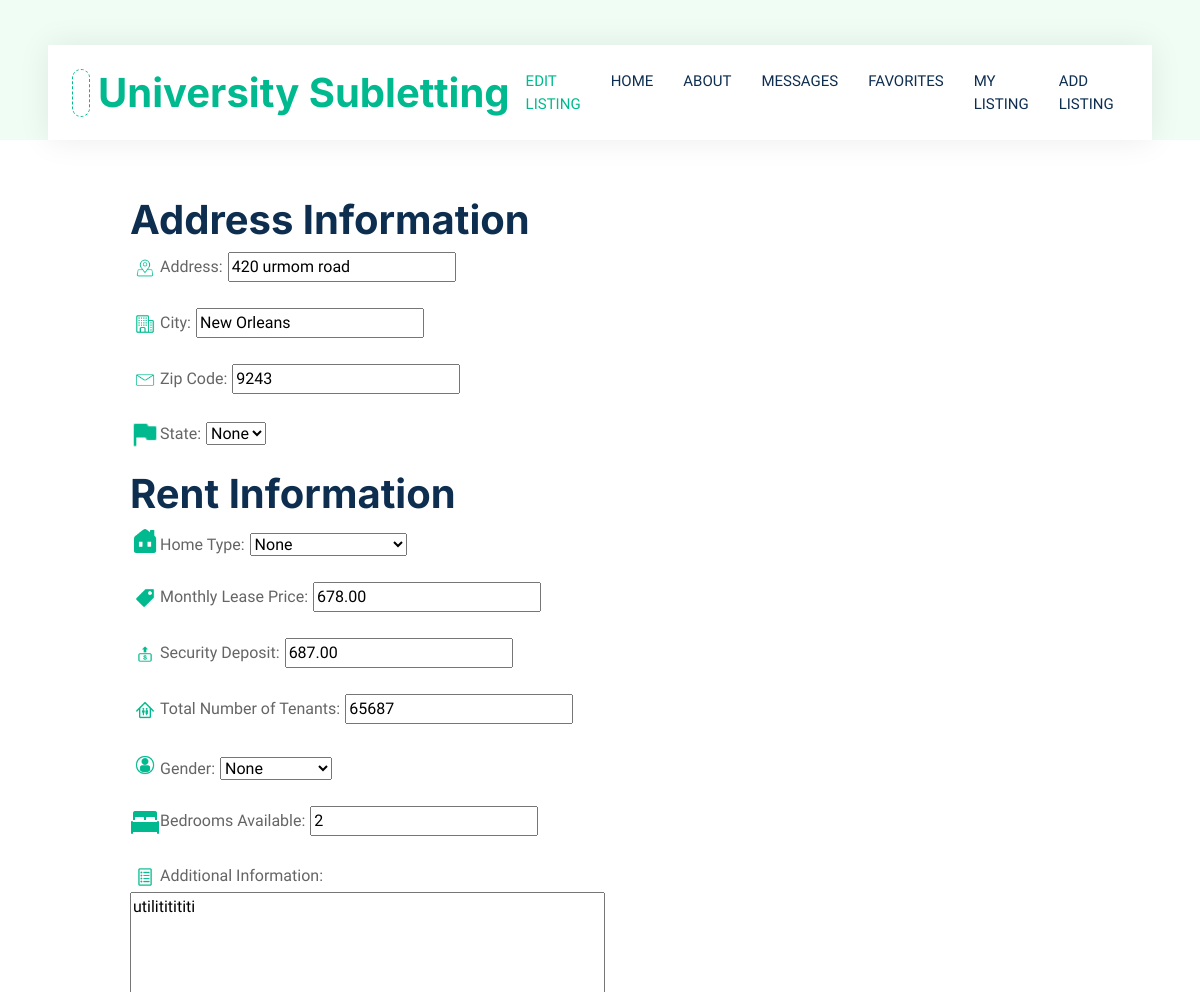
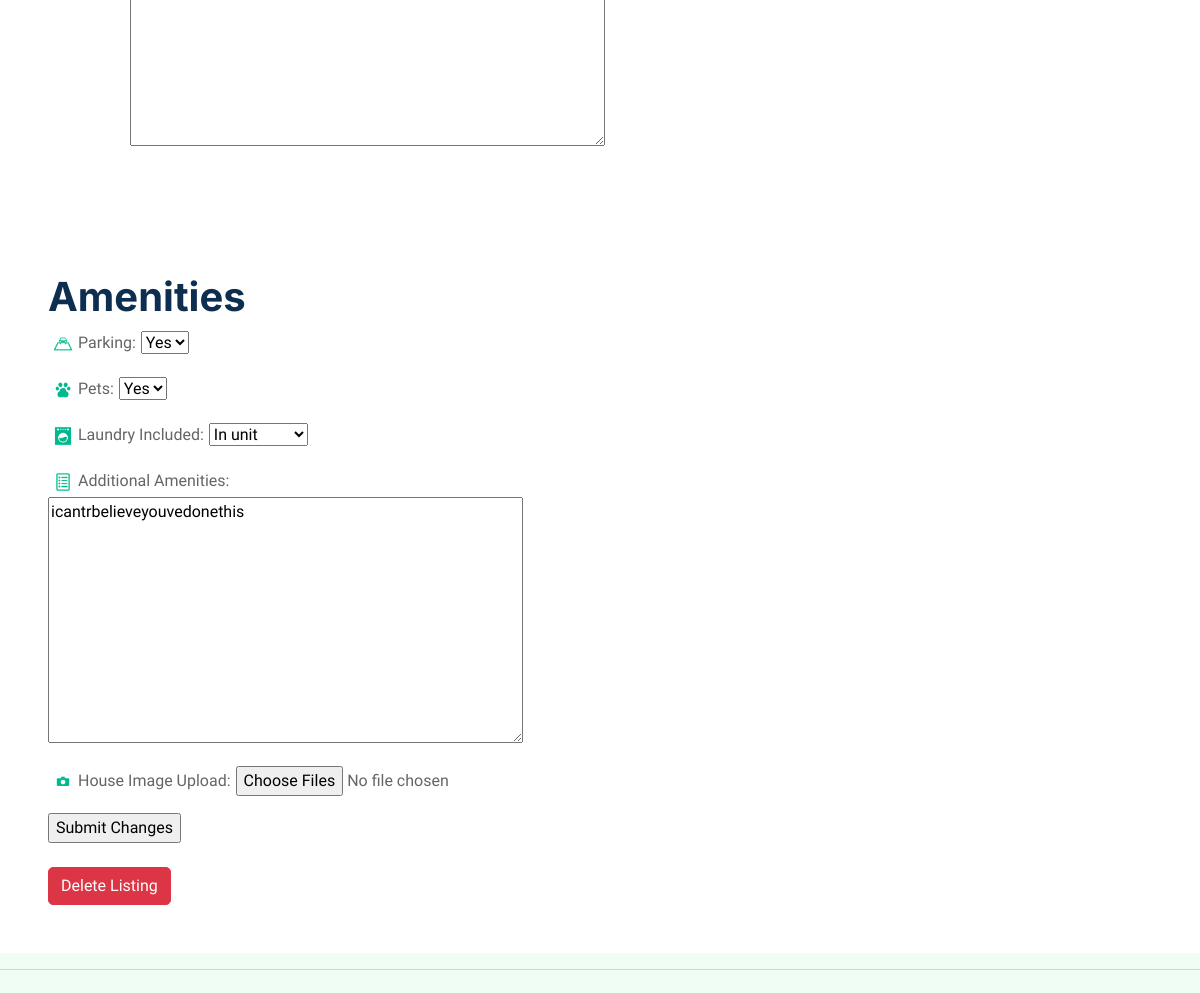
The app's page /edit_listing/ (signed in, upper part), older data (2 pictures, top to bottom).
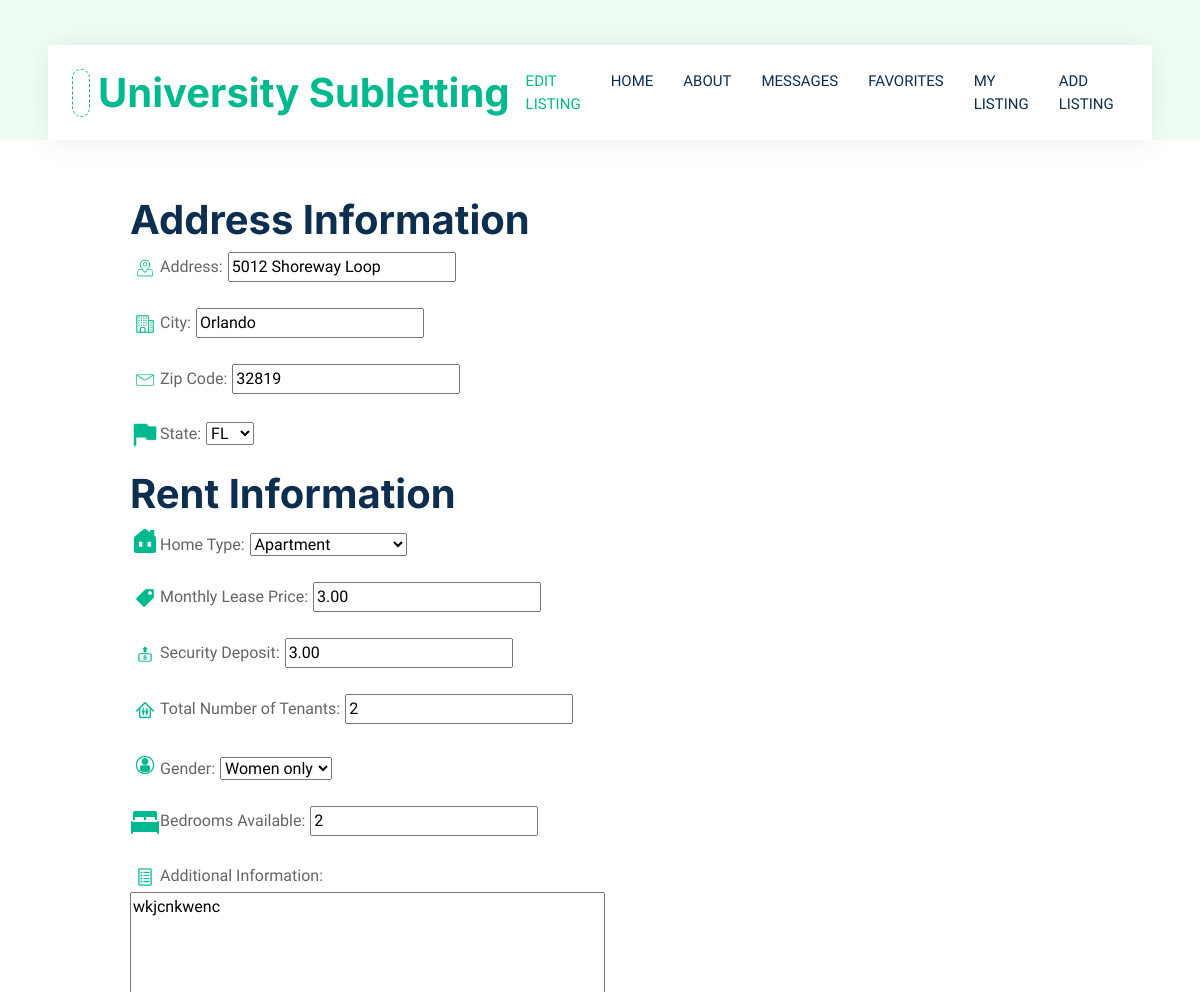
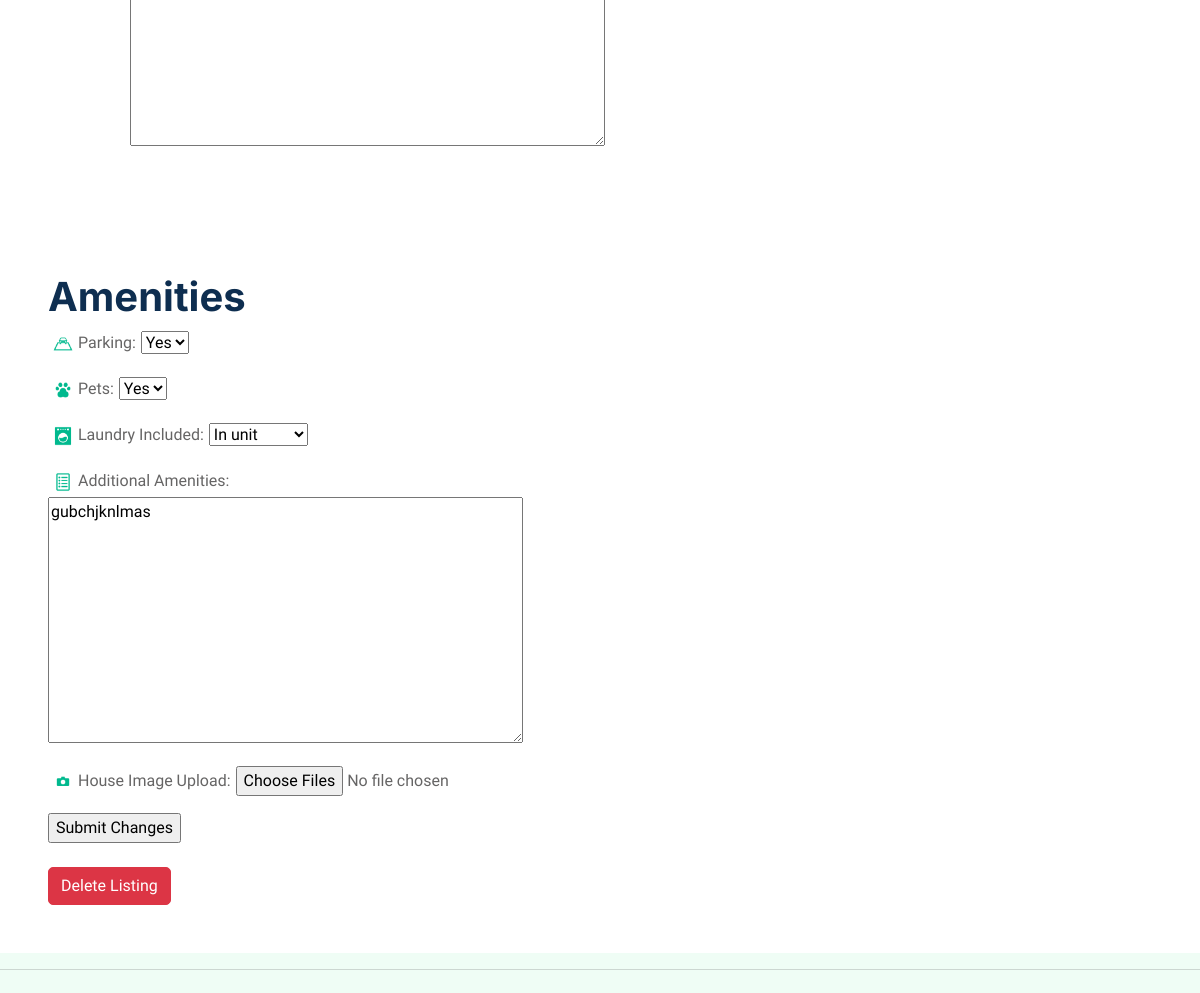
The same page, newer data (2 pictures, top to bottom).
### hello/models.py (models this page shows)
class allinformation(models.Model):
    user = models.ForeignKey(User, on_delete=models.CASCADE, null=True)
    address = models.CharField(max_length=200, blank=True, null=True)
    city = models.CharField(max_length=200, blank=True, null=True)
    zip = models.IntegerField( blank=True, null=True)
    state = models.CharField(max_length=22, blank=True, null=True)
    hometype = models.CharField(max_length=100, blank=True, null=True)
    monthlyprice = models.DecimalField(max_digits = 100, decimal_places=2, blank=True, null=True)
    securitydeposit = models.DecimalField(max_digits = 100, decimal_places=2, blank=True, null=True)
    numbertenants = models.IntegerField(blank=True, null=True)
    gender = models.CharField(max_length=20, blank=True, null=True)
    beds = models.IntegerField( blank=True, null=True)
    addrentinfo = models.CharField(max_length=300, blank=True, null=True)
    parking = models.CharField(max_length=4, blank=True, null=True)
    pets = models.CharField(max_length=4, blank=True, null=True)
    laundry = models.CharField(max_length=20, blank=True, null=True)
    addamenityinfo = models.CharField(max_length=300, blank=True, null=True)
    image = models.ImageField(upload_to=None, height_field=None, width_field=None, max_length=100,blank=True, null=True )

### hello/views.py (the view)
# urls.py: path("edit_listing/", views.edit_listing, name="edit_listing"),
def edit_listing(request):
    addyinfo = allinformation.objects.filter(user=request.user).last()
    return render(request, "hello/edit_listing.html", {'addyinfo': addyinfo,})

### hello/templates/hello/edit_listing.html (shortened to what the changed rows need)
{% extends "hello/layout.html" %}
{% load static %}
{% block content %}
<!DOCTYPE html>
<html lang="en">
<head>
    <link href="https://cdnjs.cloudflare.com/ajax/libs/font-awesome/5.10.0/css/all.min.css" rel="stylesheet">
    <link href="https://cdn.jsdelivr.net/npm/bootstrap-icons@1.4.1/font/bootstrap-icons.css" rel="stylesheet">
    <link href="{% static 'hello/lib/animate/animate.min.css' %}" rel="stylesheet">
    <link href="{% static 'hello/lib/owlcarousel/assets/owl.carousel.min.css' %}" rel="stylesheet">
    <link href="{% static 'hello/css/bootstrap.min.css' %}" rel="stylesheet">
    <link href="{% static 'hello/css/style.css' %}" rel="stylesheet">
</head>
<body>
    <div class="container-fluid nav-bar bg-transparent">
        <nav class="navbar navbar-expand-lg bg-white navbar-light py-0 px-4">
            <a href="{% url 'home' %}" class="navbar-brand d-flex align-items-center text-center">
                <h1 class="m-0 text-primary">University Subletting</h1>
            </a>
        </nav>
    </div>
    <div class="container-fluid bg-white p-0">
        <div class="row g-0 flex-column-reverse flex-md-row">
            <div class="row col p-5 mt-2" style="margin-left:70px">
                <form action = "/display/" method = "post">
                    <h1>Address Information</h1>
                    <p><img class="img-fluid" src="{% static 'hello/images/icon-address.png'%}" alt="Icon" style="width: 30px; height: 30px;"><label for="address">Address:</label><input value="{{addyinfo.address}}" type="text" id="address" name="address" style="margin-bottom:10px; margin-left:5px" pattern = "[0-9]+\s[a-zA-Z]?\s?[a-zA-Z]+\s[a-zA-Z]+(\s[a-zA-Z]+\s[a-zA-Z0-9]+)?$" required></p>
                    <p><img class="img-fluid" src="{% static 'hello/images/icon-city.png'%}" alt="Icon" style="width: 30px; height: 30px;"><label for="city">City:</label><input value="{{addyinfo.city}}"type="text" id="city" name="city" style="margin-bottom:10px; margin-left:5px" required></p>
                    <p><img class="img-fluid" src="{% static 'hello/images/icon-zipcode.png'%}" alt="Icon" style="width: 30px; height: 30px;"><label for="zip">Zip Code:</label><input value="{{addyinfo.zip}}" type="text" id="zip" name="zip" style="margin-bottom:10px; margin-left:5px" required></p>
                    <p><img class="img-fluid" src="{% static 'hello/images/icon-flag.png'%}" alt="Icon" style="width: 30px; height: 30px;"><label for="state">State:</label><select name="state" style="margin-left:5px" required><option>{{addyinfo.state}}</option>
                    </select></p>
                    <h1 style="margin-top:20px">Rent Information</h1>
                    <p><img class="img-fluid" src="{% static 'hello/images/icon-house (2).png'%}" alt="Icon" style="width: 30px; height: 30px; margin-bottom:10px"><label for="hometype">Home Type: </label><select name="home" style="margin-left:5px" required><option>{{addyinfo.hometype}}</option></select></p>
                    <p><img class="img-fluid" src="{% static 'hello/images/icon-lease.png'%}" alt="Icon" style="width: 30px; height: 30px;"><label for="price">Monthly Lease Price: </label><input value="{{addyinfo.monthlyprice}}" type="number" id="price" name="price" min=0 style="margin-bottom:10px; margin-left:5px" required></p>
                    <p><img class="img-fluid" src="{% static 'hello/images/icon-deposit.png'%}" alt="Icon" style="width: 30px; height: 30px;"><label for="deposit">Security Deposit: </label><input value="{{addyinfo.securitydeposit}}" type="number" id="deposit" name="deposit" min=0 style="margin-bottom:10px; margin-left:5px" required></p>
                    <p><img class="img-fluid" src="{% static 'hello/images/icon-tenants.png'%}" alt="Icon" style="width: 30px; height: 30px;"><label for="rooms">Total Number of Tenants:</label><input value="{{addyinfo.numbertenants}}" type="number" id="rooms" name="rooms" min=0 style="margin-bottom:10px; margin-left:5px" required></p>
                    <p><img class="img-fluid" src="{% static 'hello/images/icon-person.png'%}" alt="Icon" style="width: 30px; height: 30px; margin-bottom:10px"><label for="gender">Gender: </label><select name="gender" style="margin-left:5px" required><option>{{addyinfo.gender}}</option></select></p>
                    <p><img class="img-fluid" src="{% static 'hello/images/icon-bed.png'%}" alt="Icon" style="width: 30px; height: 30px;"><label for="beds">Bedrooms Available: </label><input value="{{addyinfo.beds}}" type="number" id="beds" name="beds" min=0 style="margin-bottom:10px; margin-left:5px" required></p>
                    <p><img class="img-fluid" src="{% static 'hello/images/icon-misc.png'%}" alt="Icon" style="width: 30px; height: 30px;"><label for="rent_etc">Additional Information: </label><br><textarea name="rent_etc" rows="10" cols="50" placeholder="Utilities not included in rent, upper property in duplex, two entrances to apartment, etc.">{{addyinfo.addrentinfo}}</textarea></p>
            </div>
            <div class="row col p-5 mt-2">
                    <h1>Amenities</h1>
                    <p><img class="img-fluid" src="{% static 'hello/images/icon-parking.png'%}" alt="Icon" style="width: 30px; height: 30px;"><label for="parking">Parking: </label><select name="parking" style="margin-left:5px" required><option>{{addyinfo.parking}}</option><option value="Yes">Yes</option><option value="No">No</option></select></p>
                    <p><img class="img-fluid" src="{% static 'hello/images/icon-pet.png'%}" alt="Icon" style="width: 30px; height: 30px;"><label for="pets">Pets: </label><select name="pets" style="margin-left:5px" required><option>{{addyinfo.pets}}</option><option value="Yes">Yes</option><option value="No">No</option></select></p>
                    <p><img class="img-fluid" src="{% static 'hello/images/icon-laundry.png'%}" alt="Icon" style="width: 30px; height: 30px;"><label for="laundry">Laundry Included: </label><select name="laundry" style="margin-left:5px" required><option>{{addyinfo.laundry}}</option></select></p>
                    <p><img class="img-fluid" src="{% static 'hello/images/icon-misc.png'%}" alt="Icon" style="width: 30px; height: 30px;"><label for="etc">Additional Amenities: </label><br><textarea name="etc" rows="10" cols="50" placeholder="Backyard pool, large front porch, fireplace in living room, etc.">{{addyinfo.addamenityinfo}}</textarea></p>
            </div>
        </div>
    </div>
    </body>
</html>
{% endblock %}

Row changes from the older to the newer data that the page shows:
no longer on this page (row unchanged): allinformation: address "420 urmom road", city "New Orleans", zip "9243", state "None", home "None", price "678.00", deposit "687.00", rooms "65687", gender "None", beds "2", rent_etc "utilititititi", parking "Yes", pets "Yes", laundry "In unit", etc "icantrbelieveyouvedonethis"
added allinformation: address "5012 Shoreway Loop", city "Orlando", zip "32819", state "FL", home "Apartment", price "3.00", deposit "3.00", rooms "2", gender "Women only", beds "2", rent_etc "wkjcnkwenc", parking "Yes", pets "Yes", laundry "In unit", etc "gubchjknlmas"
